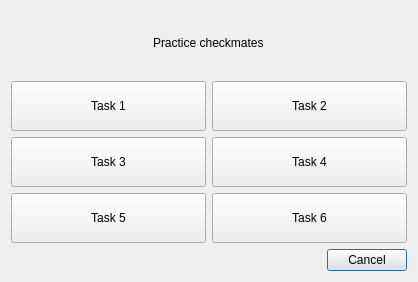
<?xml version="1.0" encoding="UTF-8"?>
<ui version="4.0">
 <class>ChoosePracticeWindow</class>
 <widget class="QDialog" name="ChoosePracticeWindow">
  <property name="geometry">
   <rect>
    <x>0</x>
    <y>0</y>
    <width>418</width>
    <height>282</height>
   </rect>
  </property>
  <property name="windowTitle">
   <string>Dialog</string>
  </property>
  <layout class="QGridLayout" name="gridLayout">
   <item row="2" column="0">
    <widget class="QDialogButtonBox" name="buttonBox">
     <property name="orientation">
      <enum>Qt::Horizontal</enum>
     </property>
     <property name="standardButtons">
      <set>QDialogButtonBox::Cancel</set>
     </property>
    </widget>
   </item>
   <item row="0" column="0">
    <layout class="QGridLayout" name="gridLayout_2">
     <item row="0" column="0" colspan="2" alignment="Qt::AlignHCenter|Qt::AlignVCenter">
      <widget class="QLabel" name="label">
       <property name="text">
        <string>Practice checkmates</string>
       </property>
      </widget>
     </item>
     <item row="4" column="1">
      <widget class="QPushButton" name="sixth_task">
       <property name="maximumSize">
        <size>
         <width>16777215</width>
         <height>50</height>
        </size>
       </property>
       <property name="text">
        <string>Task 6</string>
       </property>
      </widget>
     </item>
     <item row="2" column="1">
      <widget class="QPushButton" name="second_task">
       <property name="maximumSize">
        <size>
         <width>16777215</width>
         <height>50</height>
        </size>
       </property>
       <property name="text">
        <string>Task 2</string>
       </property>
      </widget>
     </item>
     <item row="3" column="1">
      <widget class="QPushButton" name="fourth_task">
       <property name="maximumSize">
        <size>
         <width>16777215</width>
         <height>50</height>
        </size>
       </property>
       <property name="text">
        <string>Task 4</string>
       </property>
      </widget>
     </item>
     <item row="2" column="0">
      <widget class="QPushButton" name="first_task">
       <property name="maximumSize">
        <size>
         <width>16777215</width>
         <height>50</height>
        </size>
       </property>
       <property name="text">
        <string>Task 1</string>
       </property>
      </widget>
     </item>
     <item row="4" column="0">
      <widget class="QPushButton" name="fifth_task">
       <property name="maximumSize">
        <size>
         <width>16777215</width>
         <height>50</height>
        </size>
       </property>
       <property name="text">
        <string>Task 5</string>
       </property>
      </widget>
     </item>
     <item row="3" column="0">
      <widget class="QPushButton" name="third_task">
       <property name="maximumSize">
        <size>
         <width>16777215</width>
         <height>50</height>
        </size>
       </property>
       <property name="text">
        <string>Task 3</string>
       </property>
      </widget>
     </item>
    </layout>
   </item>
  </layout>
 </widget>
 <resources/>
 <connections>
  <connection>
   <sender>buttonBox</sender>
   <signal>accepted()</signal>
   <receiver>ChoosePracticeWindow</receiver>
   <slot>accept()</slot>
   <hints>
    <hint type="sourcelabel">
     <x>248</x>
     <y>254</y>
    </hint>
    <hint type="destinationlabel">
     <x>157</x>
     <y>274</y>
    </hint>
   </hints>
  </connection>
  <connection>
   <sender>buttonBox</sender>
   <signal>rejected()</signal>
   <receiver>ChoosePracticeWindow</receiver>
   <slot>reject()</slot>
   <hints>
    <hint type="sourcelabel">
     <x>316</x>
     <y>260</y>
    </hint>
    <hint type="destinationlabel">
     <x>286</x>
     <y>274</y>
    </hint>
   </hints>
  </connection>
 </connections>
</ui>
